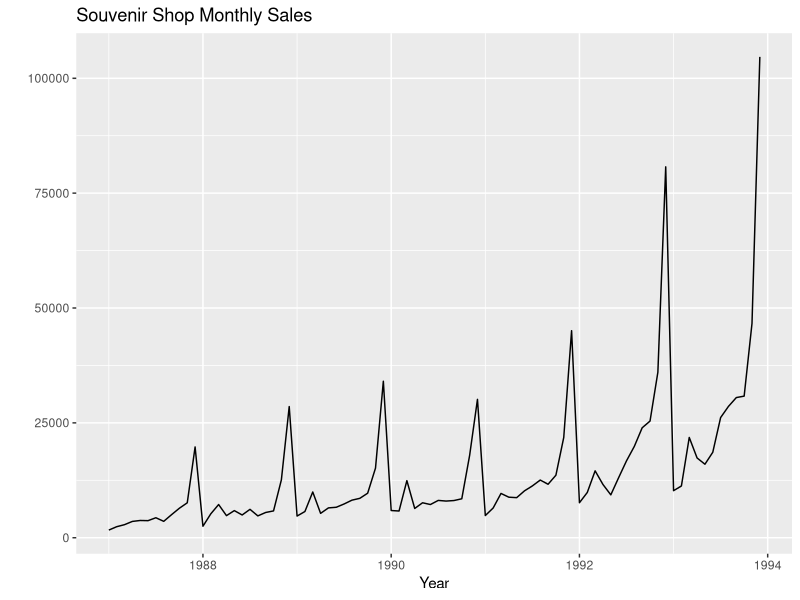
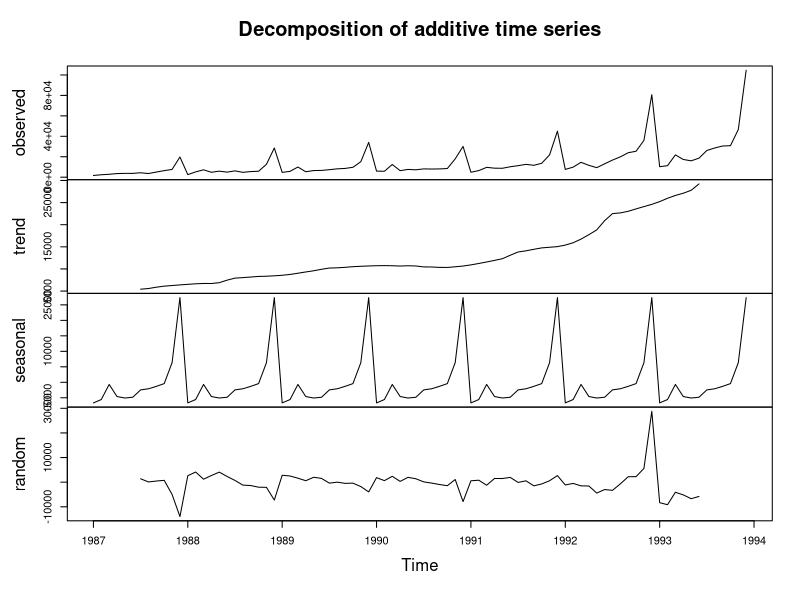
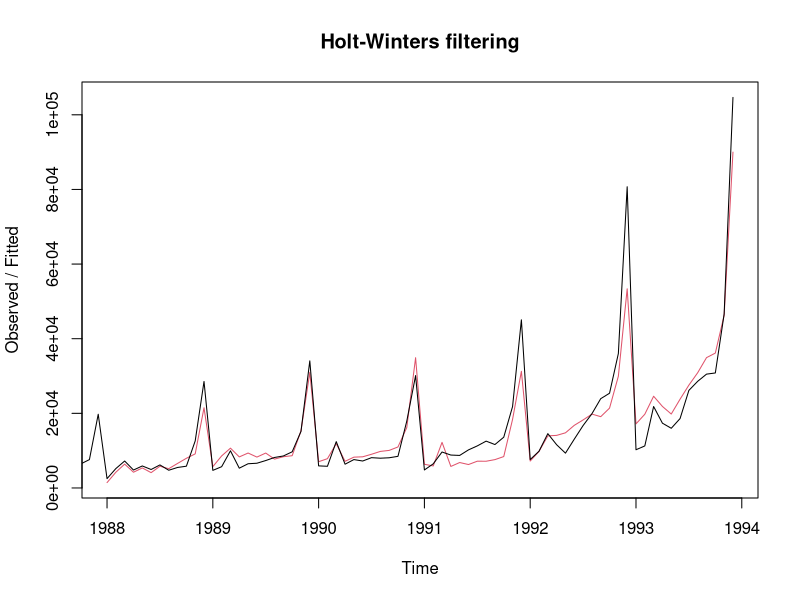

Source code (R) for these figures, in order: (Note: this script raises an error after producing the figures.)
##### Codes file for Assignment of Time Series Forecasting #####

## Loading required packages
suppressMessages(library(ggplot2))
suppressMessages(library(tseries))
suppressMessages(library(forecast))

## Loading dataset to the R environment
data <- read.csv("fancy.txt", header = F)
str(data)
class(data)

## Converting the dataset into a "ts" class
fancy_ts <- ts(data, start = c(1987, 1), end = c(1993, 12), 
                  frequency = 12)
class(fancy_ts)

## Let's see the start, end and frequency of the dataset
# Start of the dataset
start(fancy_ts)

# End of the dataset
end(fancy_ts)

# Frequency of the dataset
frequency(fancy_ts)

## Visualizing the dataset
autoplot(fancy_ts, main = "Souvenir Shop Monthly Sales", ylab = " ", xlab = "Year")

## Decomposing the dataset
plot(decompose(fancy_ts))


## Time Series Modeling

## Our task is to build a model to forecast sales for the next 5 years

## Part-A: Building a forecasting model using Holt's Winter Method
## Holt's Winter Seasonal Model
hw.model <- HoltWinters(fancy_ts)
hw.model

## Plotting the model's forecast for previous periods over original series
plot(hw.model)

## Stability of the model
# mean of model residuals
mean(hw.model.f$residuals, na.rm = T)

# normality of residuals
shapiro.test(hw.model.f$residuals)

# autocorrelation of residuals
Box.test(hw.model.f$residuals, type = "Ljung-Box")

# checking the stability of the model visually
checkresiduals(hw.model)

## Accuracy of the model
accuracy(hw.model.f)

## Forecasting for the next 5 years
hw.model.f <- forecast(hw.model, 60)
hw.model.f

## Plotting the forecasted values along with the original series
autoplot(hw.model.f)


## Part-B: Building a forecasting model using ARIMA Method
## ARIMA Model

## Checking the stationarity of dataset

# kpss test of stationarity
kpss.test(fancy_ts)

# adf test os stationarity
adf.test(fancy_ts)

## Making the series stationary by differencing and transformation
#  Taking care of the variance first
autoplot(log(fancy_ts))

# Taking care of the mean now
autoplot(diff(log(fancy_ts)))

## Checking the stationarity of the transformed series

# kpss test of stationarity 
kpss.test(diff(log(fancy_ts)))

# adf test of stationarity
adf.test(diff(log(fancy_ts)))

# the p value from both the test, for the converted series, comes out to 
# be significant, indicating that now the series is stationary

## Developing ARIMA (p, d, q) Model 
# ARIMA has three components - AR, I & MA component
# AR is the Auto Regressive component, I is the order of integration & MA is 
# the moving average component

# PACF plot to get the value of p
pacf(diff(log(fancy_ts)))

## ACF plot to get the value of q
acf(diff(log(fancy_ts)))

## Building an ARIMA model with auto.arima
arima.model1 <- auto.arima(log(fancy_ts))
arima.model1

## Building the ARIMA model of order (2, 1, 2)
arima.model2 <- arima(log(fancy_ts), c(2,1,2),
                     seasonal = list(order = c(2,1,2), period = 12))
arima.model2

## arima.model1 gives the minimum AIC value. So, keeping that as final model.

# Plotting the forecasted values along with the original series
plot(fancy_ts)
lines(2.718^arima.model1$fitted, col = "blue")

## Checking the stability of the model
# Checking the mean of residuals
mean(arima.model1$residuals)

# Checking normality of the residuals
shapiro.test(arima.model1$residuals)

# Ljung-Box test to test correlation between residuals
Box.test(arima.model1$residuals, type = "Ljung-Box")

## Residual Diagnostic Plot
checkresiduals(arima.model1)

## Accuracy of the Model
accuracy(arima.model1)

## Forecasting for the next 5 years
arima.f <- forecast(arima.model1, h = 60)

# Plotting the forecasted values
autoplot(arima.f)

# Getting the final values by taking antilog
fancy.f <- 2.718^arima.f$mean
fancy.f


